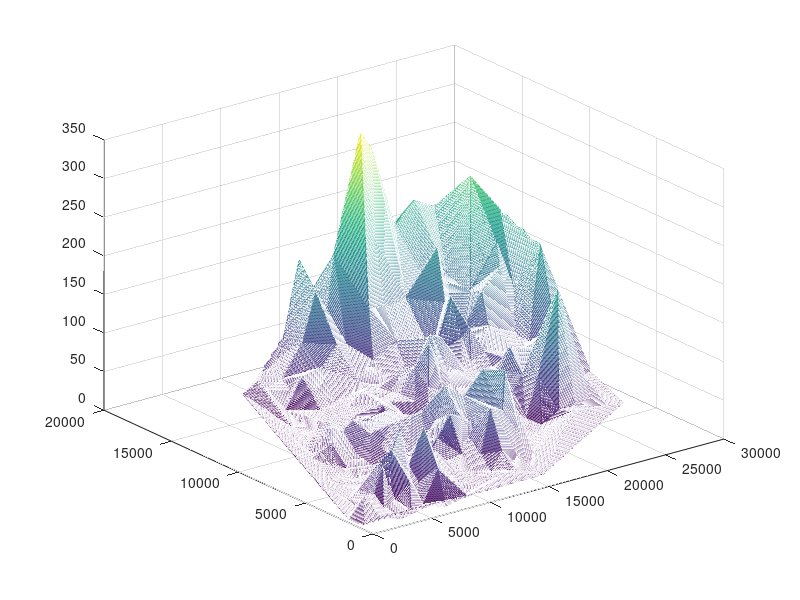

MATLAB code to generate this figure:
[x0,y0] = meshgrid(0:50:29000,0:50:19000);
a = load('data1.txt');
x = a(:,1)';
y = a(:,2)';
z = a(:,3)';
[X,Y,Z] = griddata(x,y,z,x0,y0,'linear');
mesh(X,Y,Z)
